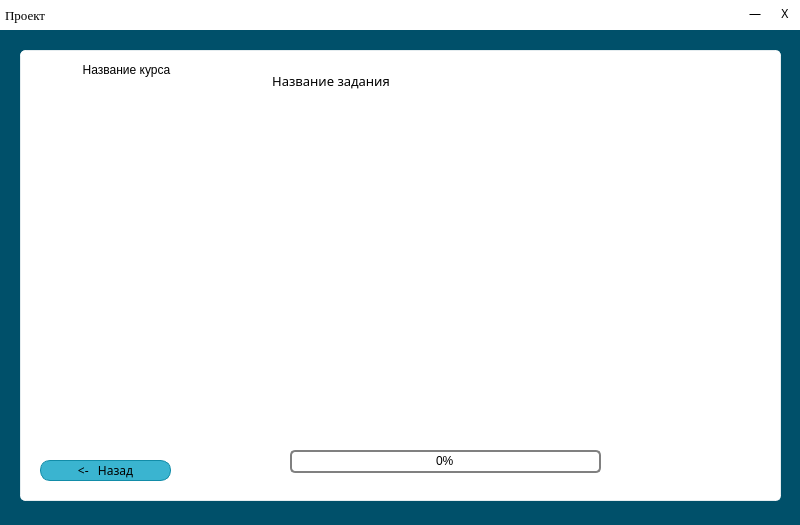
<?xml version="1.0" encoding="UTF-8"?>
<ui version="4.0">
 <class>MainWindow</class>
 <widget class="QMainWindow" name="MainWindow">
  <property name="geometry">
   <rect>
    <x>0</x>
    <y>0</y>
    <width>800</width>
    <height>525</height>
   </rect>
  </property>
  <property name="windowTitle">
   <string>MainWindow</string>
  </property>
  <property name="styleSheet">
   <string notr="true">QLineEdit{
background: transparent;
border: none;
border-bottom: 1px solid rgba(0, 0, 0, 155);
font-family: sans-serif;
}
QMainWindow{
background: rgb(0, 80, 106);
font-family: sans-serif;
}

QGroupBox{
background: white;
border: 1px solid rgba(255, 255, 255, 200);
font-family: sans-serif;
border-radius:5px;
}
QGroupBox#statusBox{
border-radius: 0px;
}
QPushButton#exitButton, QPushButton#minimizeButton{
border-radius: 0px;
border: none;
background: transparent;
}
QPushButton#exitButton:hover{
background: rgb(255, 46, 46);
}
QPushButton#minimizeButton:hover{
background: rgb(223, 223, 223);
}
QPushButton:hover{
background: rgb(75, 195, 220);
border: none;
}

QPushButton{
background: rgb(58, 180, 208);
border-radius: 10px;
border: 1px solid rgb(18, 140, 168);
font-family: sans-serif;
}

QTableView, QListView{
background: transparent;
font-family: sans-serif;
height: 111px;
border-radius:5px;
outline: 0;
spacing: 10px;
}

QAbstractItemView{
background:transparent;
outline: 0;

}

QAbstractItemView:item{
background: rgb(58, 180, 208);
border-radius: 5px;
padding:5px;
outline: 0;
color: black;
margin: 2px;

}

QAbstractItemView:item:hover{
background: rgb(75, 195, 220);
}

QAbstractItemView:item:selected{
background: rgb(75, 195, 220);
}
QTableCornerButton::section{
background: transparent;
}
QProgressBar {
    border: 2px solid grey;
    border-radius: 5px;
    text-align: center;
}

QProgressBar::chunk {
    background-color: #05B8CC;
    width: 20px;
}
</string>
  </property>
  <widget class="QWidget" name="centralwidget">
   <widget class="QGroupBox" name="groupBox">
    <property name="geometry">
     <rect>
      <x>20</x>
      <y>50</y>
      <width>761</width>
      <height>451</height>
     </rect>
    </property>
    <property name="font">
     <font>
      <family>sans-serif</family>
     </font>
    </property>
    <property name="title">
     <string/>
    </property>
    <widget class="QPushButton" name="bButton">
     <property name="geometry">
      <rect>
       <x>20</x>
       <y>410</y>
       <width>131</width>
       <height>21</height>
      </rect>
     </property>
     <property name="text">
      <string>&lt;-   Назад</string>
     </property>
    </widget>
    <widget class="QListWidget" name="tList">
     <property name="geometry">
      <rect>
       <x>20</x>
       <y>40</y>
       <width>181</width>
       <height>331</height>
      </rect>
     </property>
    </widget>
    <widget class="QGroupBox" name="taskBox">
     <property name="geometry">
      <rect>
       <x>250</x>
       <y>20</y>
       <width>481</width>
       <height>411</height>
      </rect>
     </property>
     <property name="font">
      <font>
       <family>sans-serif</family>
       <pointsize>10</pointsize>
      </font>
     </property>
     <property name="title">
      <string>Название задания</string>
     </property>
    </widget>
    <widget class="QProgressBar" name="score">
     <property name="geometry">
      <rect>
       <x>270</x>
       <y>400</y>
       <width>311</width>
       <height>23</height>
      </rect>
     </property>
     <property name="value">
      <number>0</number>
     </property>
    </widget>
    <widget class="QLabel" name="courseName">
     <property name="geometry">
      <rect>
       <x>16</x>
       <y>10</y>
       <width>181</width>
       <height>20</height>
      </rect>
     </property>
     <property name="text">
      <string>Название курса</string>
     </property>
     <property name="alignment">
      <set>Qt::AlignCenter</set>
     </property>
    </widget>
   </widget>
   <widget class="QGroupBox" name="statusBox">
    <property name="geometry">
     <rect>
      <x>0</x>
      <y>0</y>
      <width>800</width>
      <height>30</height>
     </rect>
    </property>
    <property name="title">
     <string/>
    </property>
    <widget class="QLabel" name="label_2">
     <property name="geometry">
      <rect>
       <x>5</x>
       <y>5</y>
       <width>71</width>
       <height>21</height>
      </rect>
     </property>
     <property name="font">
      <font>
       <family>Georgia</family>
       <pointsize>10</pointsize>
      </font>
     </property>
     <property name="text">
      <string>Проект</string>
     </property>
    </widget>
    <widget class="QPushButton" name="minimizeButton">
     <property name="geometry">
      <rect>
       <x>740</x>
       <y>0</y>
       <width>30</width>
       <height>27</height>
      </rect>
     </property>
     <property name="text">
      <string>—</string>
     </property>
    </widget>
    <widget class="QPushButton" name="exitButton">
     <property name="geometry">
      <rect>
       <x>770</x>
       <y>0</y>
       <width>30</width>
       <height>27</height>
      </rect>
     </property>
     <property name="font">
      <font>
       <family>sans-serif</family>
      </font>
     </property>
     <property name="text">
      <string>X</string>
     </property>
    </widget>
   </widget>
  </widget>
 </widget>
 <resources/>
 <connections/>
</ui>
